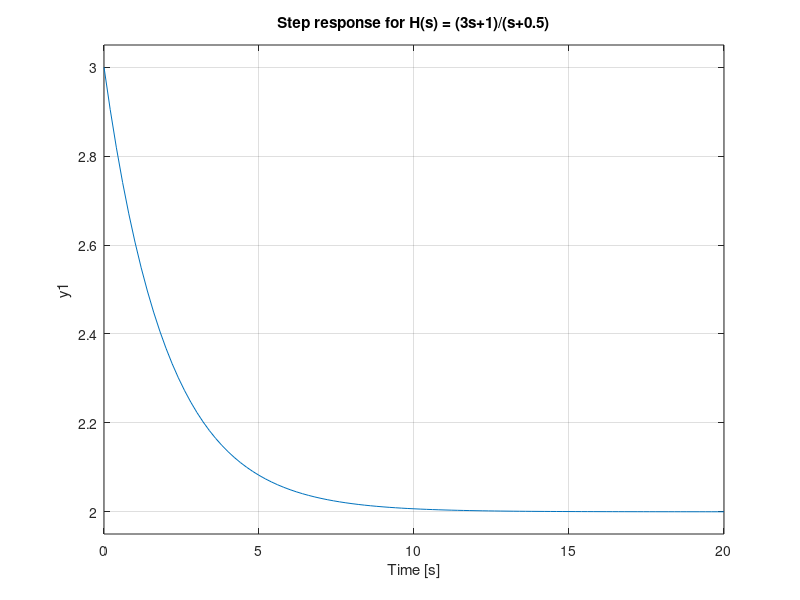
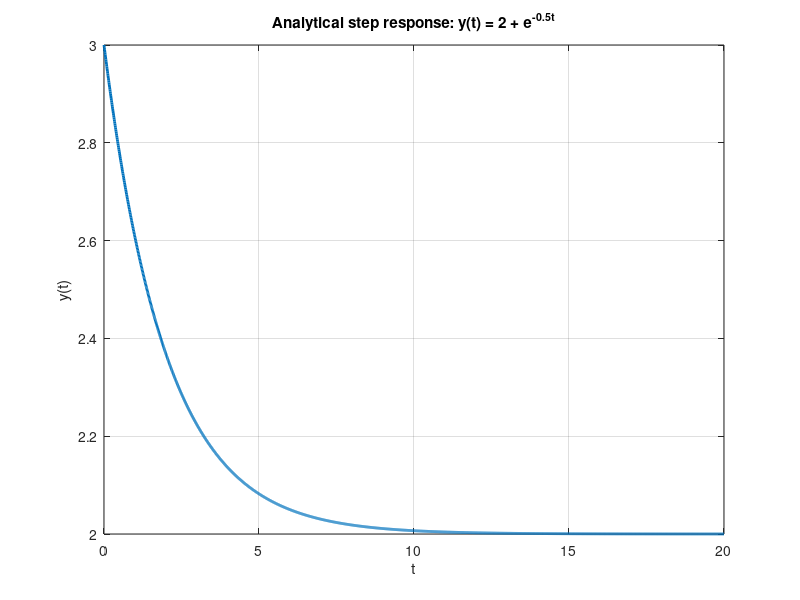

Write the MATLAB code that produced these figures, in order.
clc; clear; close all;

s = tf('s');
H = (3 * s + 1)/(s + 0.5);

figure;
step(H);
grid on;
title('Step response for H(s) = (3s+1)/(s+0.5)');

t = 0:0.01:20;
y = 2 + exp(-0.5 * t);

figure;
plot(t, y, 'LineWidth', 2);
grid on;
xlabel('t');
ylabel('y(t)');
title('Analytical step response: y(t) = 2 + e^{-0.5t}');
